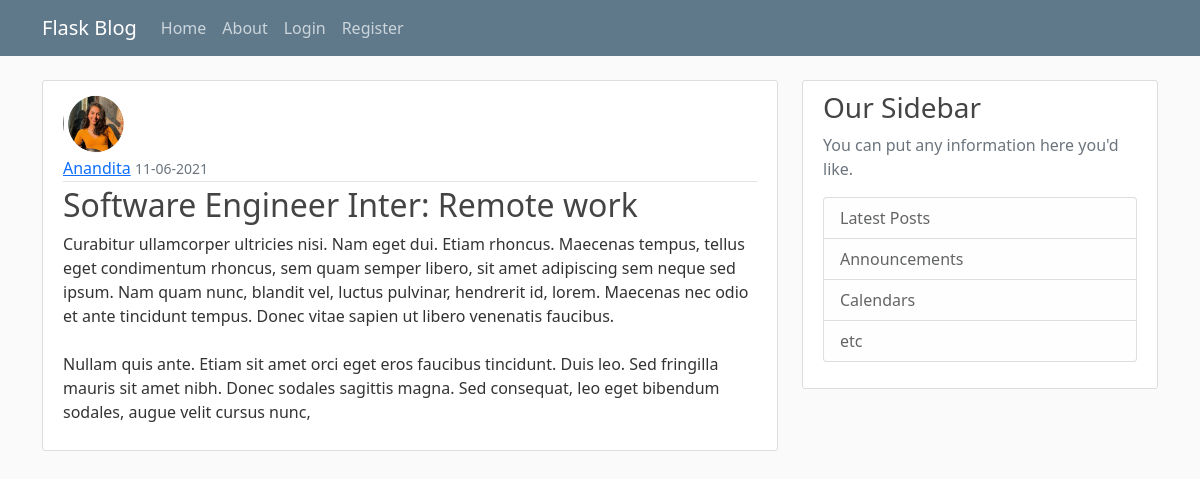
Page /post/3 on the earlier database version.
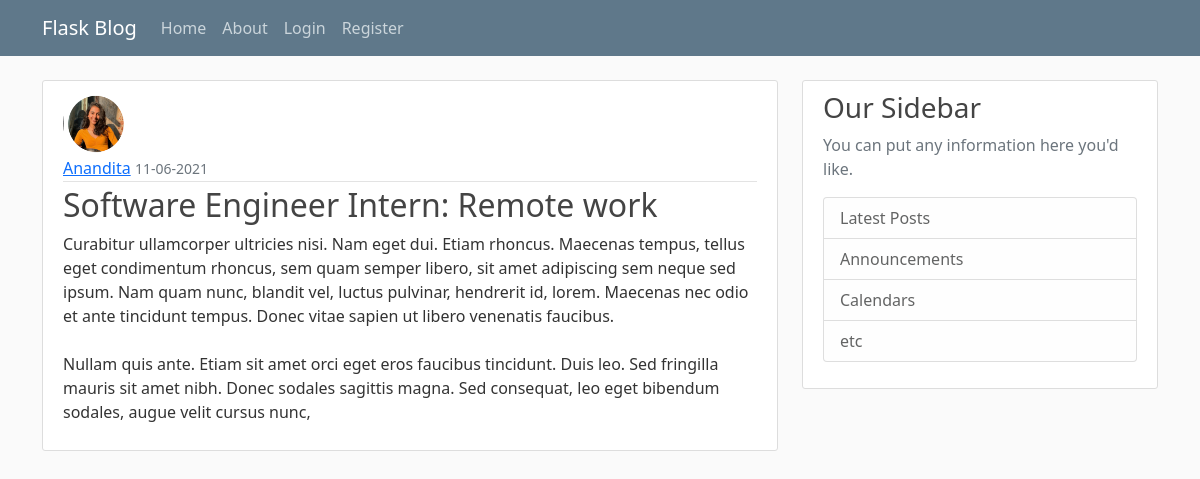
Same page on the later database version.
### flaskblog/models.py (models this page shows, shortened)
class Post(db.Model):
    id = db.Column(db.Integer, primary_key=True)
    title = db.Column(db.String(100), nullable=False)
    date_posted = db.Column(db.DateTime, nullable=False,
                            default=datetime.utcnow)
    content = db.Column(db.Text, nullable=False)
    user_id = db.Column(db.Integer, db.ForeignKey('user.id'), nullable=False)

### flaskblog/routes.py (the view)
@app.route("/post/<int:post_id>")
def post(post_id):
    post = Post.query.get_or_404(post_id)
    return render_template('post.html', title=post.title, post=post)

### flaskblog/templates/post.html (shortened to what this page needs)
{% extends "layout.html" %}
{% block content %}
    <article class="media content-section">
        <img class="rounded-circle article-img" src="{{ url_for('static', filename='profile_pics/' + post.author.image_file) }}" alt="">
        <div class="media-body">
            <div class="article-metadata">
            <a class="mr-2" href="{{ url_for('user_posts', username=post.author.username) }}">{{ post.author.username }}</a>
            <small class="text-muted">{{ post.date_posted.strftime('%d-%m-%Y') }}</small>
            </div>
            <h2 class="article-title">{{ post.title }}</h2>
            <p class="article-content">{{ post.content }}</p>
        </div>
    </article>
{% endblock content %}

Differences in the rows shown:
changed Post: title "Software Engineer Inter: Remote work" → "Software Engineer Intern: Remote work"
